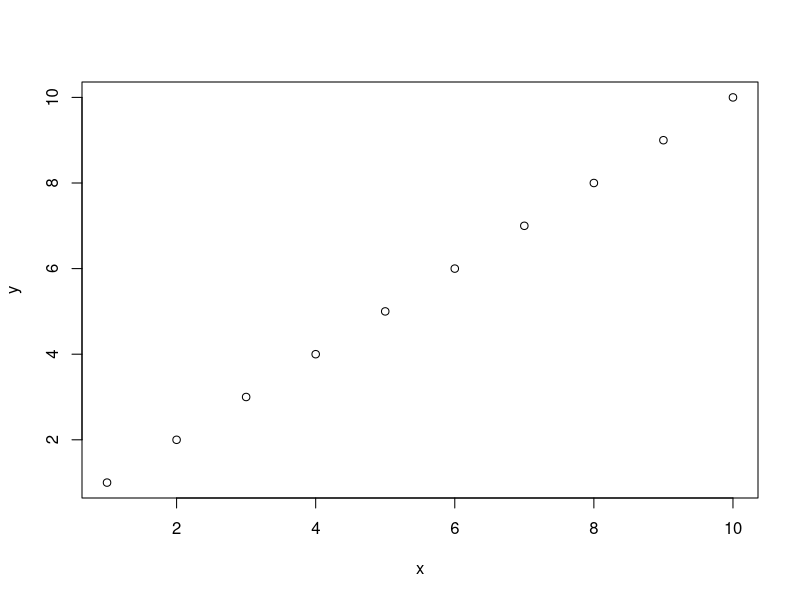

Source code (R):
## ---- chunk 1

x <- 1:10
y <- 1:10
plot(x,y)

